Frame 1 (no input): blank canvas, image omitted
Frame 60 (the mouse pressed at the canvas centre just before this capture): blank canvas, image omitted
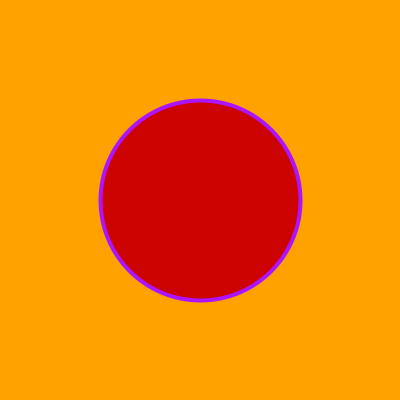
Frame 120 (the mouse held since frame 60 and released just before this capture)

The Processing sketch whose frames 1 and 60 were blank and that drew this single picture after the mouse press (run headless with seeded random() and noise(); from frame 60 on, the mouse is pressed at the canvas centre):

// Processing sketch: processing_140401
// ── processing_140401.pde

// base example for color experiments
// AW, March 2014
 
color c1,c2,c3; // Füllfarbe, Linienfarbe, Hintergrundfarbe
 
void setup() {
  defineColors();
  background(c2);
  size(400,400);
  strokeWeight(4); 
}
 
void draw() {
  fill(c1);
  stroke(c3);
  ellipse(mouseX, mouseY, abs(mouseX-pmouseX), abs(mouseX-pmouseX));
}
   
void defineColors() {
   c1 = color(204,3,0);
   c2 = color(255,162,0);
   c3 = color(172,20,255); 
}
